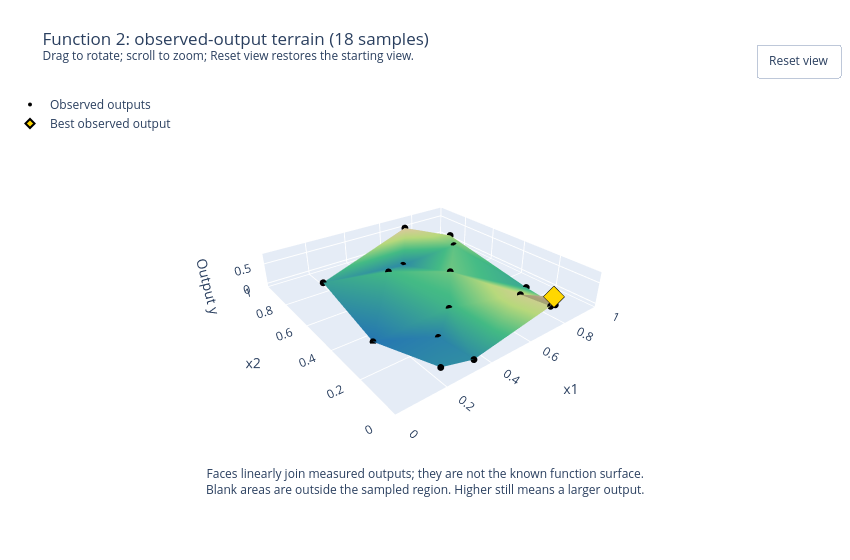

The notebook cell saved with this chart:
### Code cell
# This renderer joins measured heights; it does not fit a model.
terrain_fig = plot_observed_terrain(
    review["inputs"].to_numpy(), review["outputs"].to_numpy(),
    title=f"Function {FUNCTION_NUMBER}: observed-output terrain ({len(review['data'])} samples)",
    save_to=FIGURES_DIR / "observed-output-terrain.html", **TERRAIN_SETTINGS,
)
terrain_fig.show(config={**PLOT_CONFIG, "responsive": TERRAIN_SETTINGS["width"] is None})

### Figure 1 — Plotly figure (JSON) as saved in the notebook; plotly's stock layout.template omitted (floating-point values rounded to 4 significant figures)
{"data": [{"colorscale": [[0, "#2475b0"], [0.4, "#42b983"], [0.65, "#b6d77a"], [0.85, "#d9c69c"], [1, "#fffde0"]], "flatshading": true, "hoverinfo": "skip", "i": [3, 12, 3, 12, 0, 6, 5, 6, 9, 5, 3, 10, 9, 17, 4, 0, 4, 6, 0, 15, 17, 7, 4, 11, 8], "intensity": [0.539, 0.4206, -0.06562, 0.294, 0.215, 0.02311, 0.2446, 0.03875, -0.01386, 0.6112, 0.2834, 0.0311, 0.1561, 0.1312, 0.3225, 0.7231, 0.5118, 0.5319], "intensitymode": "vertex", "j": [12, 3, 5, 0, 12, 5, 6, 13, 10, 9, 9, 9, 3, 0, 0, 4, 6, 4, 15, 17, 15, 8, 8, 8, 4], "k": [1, 14, 14, 16, 14, 13, 14, 2, 13, 13, 5, 1, 1, 7, 14, 7, 2, 14, 16, 16, 0, 11, 7, 2, 2], "name": "Joined observations", "showscale": false, "type": "mesh3d", "x": [0.6658, 0.8778, 0.1427, 0.8453, 0.4546, 0.5777, 0.4382, 0.3417, 0.3386, 0.7026, 0.775, 0.2282, 0.8356, 0.1795, 0.6362, 0.7005, 0.7169, 0.6898], "y": [0.124, 0.7786, 0.349, 0.7111, 0.2905, 0.772, 0.685, 0.0287, 0.2139, 0.9266, 0.95, 0.06664, 0.2329, 0.8087, 0.4956, 0.000114, 0.0, 0.0], "z": [0.539, 0.4206, -0.06562, 0.294, 0.215, 0.02311, 0.2446, 0.03875, -0.01386, 0.6112, 0.2834, 0.0311, 0.1561, 0.1312, 0.3225, 0.7231, 0.5118, 0.5319]}, {"customdata": [0.539, 0.4206, -0.06562, 0.294, 0.215, 0.02311, 0.2446, 0.03875, -0.01386, 0.6112, 0.2834, 0.0311, 0.1561, 0.1312, 0.3225, 0.7231, 0.5118, 0.5319], "hovertemplate": "x1=%{x:.4f}<br>x2=%{y:.4f}<br>Output y=%{customdata:.3e}<extra></extra>", "marker": {"color": "black", "size": 4}, "mode": "markers", "name": "Observed outputs", "type": "scatter3d", "x": [0.6658, 0.8778, 0.1427, 0.8453, 0.4546, 0.5777, 0.4382, 0.3417, 0.3386, 0.7026, 0.775, 0.2282, 0.8356, 0.1795, 0.6362, 0.7005, 0.7169, 0.6898], "y": [0.124, 0.7786, 0.349, 0.7111, 0.2905, 0.772, 0.685, 0.0287, 0.2139, 0.9266, 0.95, 0.06664, 0.2329, 0.8087, 0.4956, 0.000114, 0.0, 0.0], "z": [0.539, 0.4206, -0.06562, 0.294, 0.215, 0.02311, 0.2446, 0.03875, -0.01386, 0.6112, 0.2834, 0.0311, 0.1561, 0.1312, 0.3225, 0.7231, 0.5118, 0.5319]}, {"customdata": [0.7231], "hovertemplate": "Best observed output: %{customdata:.3e}<extra></extra>", "marker": {"color": "gold", "line": {"color": "black", "width": 2}, "size": 7, "symbol": "diamond"}, "mode": "markers", "name": "Best observed output", "type": "scatter3d", "x": [0.7005], "y": [0.000114], "z": [0.7231]}], "layout": {"annotations": [{"showarrow": false, "text": "Faces linearly join measured outputs; they are not the known function surface.<br>Blank areas are outside the sampled region. Higher still means a larger output.", "x": 0.5, "xref": "paper", "y": -0.08, "yref": "paper"}], "autosize": false, "height": 560, "legend": {"x": 0, "y": 1}, "margin": {"b": 90, "l": 10, "r": 10, "t": 90}, "scene": {"aspectmode": "manual", "aspectratio": {"x": 1, "y": 1, "z": 0.16}, "camera": {"center": {"x": 0, "y": 0, "z": 0}, "eye": {"x": -1.05, "y": -1.35, "z": 0.9}, "projection": {"type": "perspective"}, "up": {"x": 0, "y": 0, "z": 1}}, "dragmode": "orbit", "xaxis": {"range": [0, 1], "title": {"text": "x1"}}, "yaxis": {"range": [0, 1], "title": {"text": "x2"}}, "zaxis": {"nticks": 3, "tickmode": "auto", "title": {"text": "Output y"}}}, "title": {"text": "Function 2: observed-output terrain (18 samples)<br><sup>Drag to rotate; scroll to zoom; Reset view restores the starting view.</sup>"}, "updatemenus": [{"buttons": [{"args": [{"scene.camera": {"center": {"x": 0, "y": 0, "z": 0}, "eye": {"x": -1.05, "y": -1.35, "z": 0.9}, "projection": {"type": "perspective"}, "up": {"x": 0, "y": 0, "z": 1}}}], "label": "Reset view", "method": "relayout"}], "showactive": false, "type": "buttons", "x": 1, "xanchor": "right", "y": 1.12, "yanchor": "top"}], "width": 850}}
